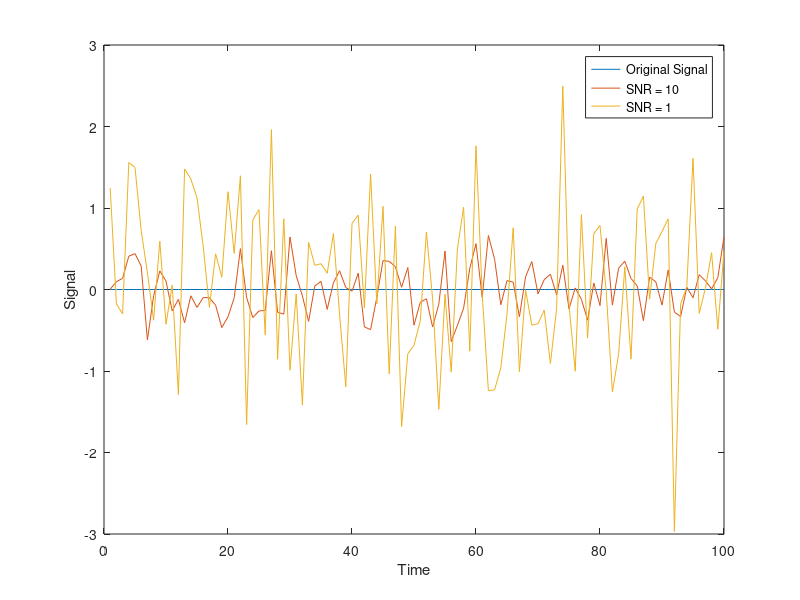

Recreate this plot in MATLAB.
% ilustrate Guassian White noise

close all; clear all; 


for i = 1:100
    SNR (i,1) = 0;
    SNR (i,2) = 0;
    SNR (i,3) = 0;
    SNR(i,2) = awgn(SNR (i,2), 10);
    SNR(i,3) = awgn(SNR (i,3),1);
end
plot (SNR(:,1)); hold on; plot (SNR(:,2));  plot (SNR(:,3));
legend('Original Signal', 'SNR = 10', 'SNR = 1');
xlabel ('Time');
ylabel ('Signal');